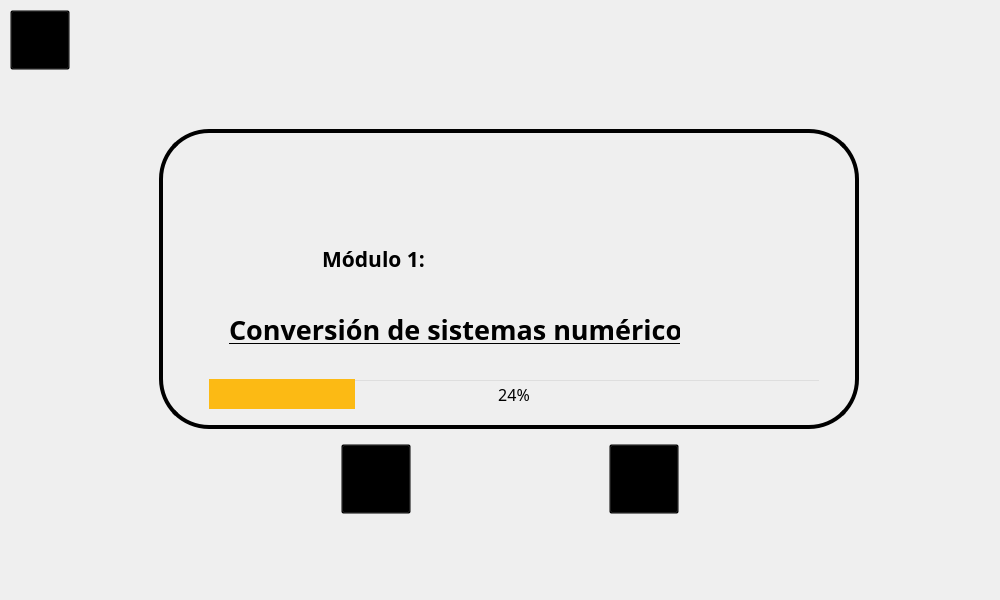
<?xml version="1.0" encoding="UTF-8"?>
<ui version="4.0">
 <class>moduleSelection</class>
 <widget class="QWidget" name="moduleSelection">
  <property name="geometry">
   <rect>
    <x>0</x>
    <y>0</y>
    <width>1000</width>
    <height>600</height>
   </rect>
  </property>
  <property name="sizePolicy">
   <sizepolicy hsizetype="Maximum" vsizetype="Maximum">
    <horstretch>0</horstretch>
    <verstretch>0</verstretch>
   </sizepolicy>
  </property>
  <property name="minimumSize">
   <size>
    <width>1000</width>
    <height>600</height>
   </size>
  </property>
  <property name="maximumSize">
   <size>
    <width>99999</width>
    <height>99999</height>
   </size>
  </property>
  <property name="windowTitle">
   <string>Form</string>
  </property>
  <property name="styleSheet">
   <string notr="true"/>
  </property>
  <widget class="QPushButton" name="modulesBToMain">
   <property name="geometry">
    <rect>
     <x>10</x>
     <y>10</y>
     <width>60</width>
     <height>60</height>
    </rect>
   </property>
   <property name="sizePolicy">
    <sizepolicy hsizetype="Fixed" vsizetype="Fixed">
     <horstretch>0</horstretch>
     <verstretch>0</verstretch>
    </sizepolicy>
   </property>
   <property name="minimumSize">
    <size>
     <width>60</width>
     <height>60</height>
    </size>
   </property>
   <property name="maximumSize">
    <size>
     <width>50</width>
     <height>50</height>
    </size>
   </property>
   <property name="font">
    <font>
     <pointsize>16</pointsize>
    </font>
   </property>
   <property name="styleSheet">
    <string notr="true">QPushButton#modulesBToMain{
image: url(:/assets/iconos/home.png);
background: transparent;
}
QPushButton#modulesBToMain:hover{
	image: url(:/assets/iconos/homeH.png);
}
QPushButton#modulesBToMain:pressed{
	image: url(:/assets/iconos/homeP.png);
}</string>
   </property>
   <property name="text">
    <string/>
   </property>
   <property name="icon">
    <iconset theme="go-home"/>
   </property>
   <property name="iconSize">
    <size>
     <width>15</width>
     <height>15</height>
    </size>
   </property>
  </widget>
  <widget class="QWidget" name="layoutWidget">
   <property name="geometry">
    <rect>
     <x>150</x>
     <y>120</y>
     <width>720</width>
     <height>396</height>
    </rect>
   </property>
   <layout class="QGridLayout" name="gridLayout_5">
    <item row="1" column="4">
     <spacer name="horizontalSpacer_5">
      <property name="orientation">
       <enum>Qt::Horizontal</enum>
      </property>
      <property name="sizeHint" stdset="0">
       <size>
        <width>40</width>
        <height>20</height>
       </size>
      </property>
     </spacer>
    </item>
    <item row="1" column="2">
     <spacer name="horizontalSpacer_3">
      <property name="orientation">
       <enum>Qt::Horizontal</enum>
      </property>
      <property name="sizeHint" stdset="0">
       <size>
        <width>40</width>
        <height>20</height>
       </size>
      </property>
     </spacer>
    </item>
    <item row="1" column="1">
     <widget class="QPushButton" name="prev">
      <property name="minimumSize">
       <size>
        <width>70</width>
        <height>70</height>
       </size>
      </property>
      <property name="maximumSize">
       <size>
        <width>70</width>
        <height>70</height>
       </size>
      </property>
      <property name="styleSheet">
       <string notr="true">QPushButton#prev{
image: url(:/assets/iconos/left.png);
background: transparent;
}
QPushButton#prev:hover{
	image: url(:/assets/iconos/leftH.png);
}
QPushButton#prev:pressed{
	image: url(:/assets/iconos/leftP.png);
}
QPushButton#prev:disabled{
	image: url(:/assets/iconos/leftD.png);
}</string>
      </property>
      <property name="text">
       <string/>
      </property>
     </widget>
    </item>
    <item row="1" column="3">
     <widget class="QPushButton" name="next">
      <property name="minimumSize">
       <size>
        <width>70</width>
        <height>70</height>
       </size>
      </property>
      <property name="maximumSize">
       <size>
        <width>70</width>
        <height>70</height>
       </size>
      </property>
      <property name="styleSheet">
       <string notr="true">QPushButton#next{
image: url(:/assets/iconos/right.png);
background: transparent;
}
QPushButton#next:hover{
	image: url(:/assets/iconos/rightH.png);
}
QPushButton#next:pressed{
	image: url(:/assets/iconos/rightP.png);
}
QPushButton#next:disabled{
	image: url(:/assets/iconos/rightD.png);
}</string>
      </property>
      <property name="text">
       <string/>
      </property>
     </widget>
    </item>
    <item row="1" column="0">
     <spacer name="horizontalSpacer_4">
      <property name="orientation">
       <enum>Qt::Horizontal</enum>
      </property>
      <property name="sizeHint" stdset="0">
       <size>
        <width>40</width>
        <height>20</height>
       </size>
      </property>
     </spacer>
    </item>
    <item row="0" column="0" colspan="5">
     <widget class="SlidingStackedWidget" name="stackedWidget">
      <property name="enabled">
       <bool>true</bool>
      </property>
      <property name="sizePolicy">
       <sizepolicy hsizetype="Fixed" vsizetype="Fixed">
        <horstretch>0</horstretch>
        <verstretch>0</verstretch>
       </sizepolicy>
      </property>
      <property name="minimumSize">
       <size>
        <width>715</width>
        <height>315</height>
       </size>
      </property>
      <property name="maximumSize">
       <size>
        <width>16777215</width>
        <height>16777215</height>
       </size>
      </property>
      <property name="styleSheet">
       <string notr="true">QProgressBar::chunk {
    background: #fcba14;
}
QProgressBar{
background-color: transparent;
color: black;
}</string>
      </property>
      <property name="currentIndex">
       <number>0</number>
      </property>
      <widget class="QWidget" name="page">
       <layout class="QGridLayout" name="gridLayout">
        <item row="0" column="0">
         <widget class="ClickableFrame" name="frameM1">
          <property name="sizePolicy">
           <sizepolicy hsizetype="Preferred" vsizetype="Preferred">
            <horstretch>0</horstretch>
            <verstretch>0</verstretch>
           </sizepolicy>
          </property>
          <property name="minimumSize">
           <size>
            <width>700</width>
            <height>300</height>
           </size>
          </property>
          <property name="styleSheet">
           <string notr="true">QFrame#frameM1{
	background-image: url(:/assets/modules/module1.png);
	border: 4px solid black; 
	border-radius: 50px;
}

#frameM1:hover {
    border: 4px solid #fdbb14;
}</string>
          </property>
          <property name="frameShape">
           <enum>QFrame::NoFrame</enum>
          </property>
          <property name="frameShadow">
           <enum>QFrame::Plain</enum>
          </property>
          <widget class="QProgressBar" name="progressM1">
           <property name="geometry">
            <rect>
             <x>50</x>
             <y>250</y>
             <width>611</width>
             <height>30</height>
            </rect>
           </property>
           <property name="font">
            <font>
             <family>Sitka</family>
             <pointsize>12</pointsize>
            </font>
           </property>
           <property name="styleSheet">
            <string notr="true"/>
           </property>
           <property name="value">
            <number>24</number>
           </property>
           <property name="alignment">
            <set>Qt::AlignCenter</set>
           </property>
          </widget>
          <widget class="QLabel" name="labelM1">
           <property name="geometry">
            <rect>
             <x>150</x>
             <y>110</y>
             <width>129</width>
             <height>41</height>
            </rect>
           </property>
           <property name="font">
            <font>
             <family>Sitka</family>
            </font>
           </property>
           <property name="styleSheet">
            <string notr="true">QLabel#label
{
color: black;
}</string>
           </property>
           <property name="text">
            <string>&lt;html&gt;&lt;head/&gt;&lt;body&gt;&lt;p align=&quot;center&quot;&gt;&lt;span style=&quot; font-size:16pt; font-weight:700; color:#000000;&quot;&gt;Módulo 1:&lt;/span&gt;&lt;/p&gt;&lt;/body&gt;&lt;/html&gt;</string>
           </property>
          </widget>
          <widget class="QLabel" name="labelSM1">
           <property name="geometry">
            <rect>
             <x>70</x>
             <y>180</y>
             <width>451</width>
             <height>41</height>
            </rect>
           </property>
           <property name="font">
            <font>
             <family>Sitka</family>
             <pointsize>10</pointsize>
            </font>
           </property>
           <property name="text">
            <string>&lt;html&gt;&lt;head/&gt;&lt;body&gt;&lt;p align=&quot;center&quot;&gt;&lt;span style=&quot; font-size:20pt; font-weight:700; text-decoration: underline; color:#000000;&quot;&gt;Conversión de sistemas numéricos&lt;/span&gt;&lt;/p&gt;&lt;/body&gt;&lt;/html&gt;</string>
           </property>
          </widget>
         </widget>
        </item>
       </layout>
      </widget>
      <widget class="QWidget" name="page_2">
       <layout class="QGridLayout" name="gridLayout_2">
        <item row="0" column="0" colspan="2">
         <widget class="ClickableFrame" name="frameM2">
          <property name="minimumSize">
           <size>
            <width>700</width>
            <height>300</height>
           </size>
          </property>
          <property name="font">
           <font>
            <pointsize>16</pointsize>
           </font>
          </property>
          <property name="styleSheet">
           <string notr="true">#frameM2{
	background-image: url(:/assets/modules/moduleG2.png);
	border: 4px solid black; 
	border-radius: 50px;
}

#frameM2:hover {
    border: 4px solid #fdbb14;
}</string>
          </property>
          <property name="frameShape">
           <enum>QFrame::StyledPanel</enum>
          </property>
          <property name="frameShadow">
           <enum>QFrame::Raised</enum>
          </property>
          <widget class="QProgressBar" name="progressM2">
           <property name="geometry">
            <rect>
             <x>50</x>
             <y>250</y>
             <width>611</width>
             <height>30</height>
            </rect>
           </property>
           <property name="font">
            <font>
             <family>Sitka</family>
             <pointsize>12</pointsize>
            </font>
           </property>
           <property name="styleSheet">
            <string notr="true"/>
           </property>
           <property name="value">
            <number>24</number>
           </property>
           <property name="alignment">
            <set>Qt::AlignCenter</set>
           </property>
           <property name="textVisible">
            <bool>true</bool>
           </property>
           <property name="orientation">
            <enum>Qt::Horizontal</enum>
           </property>
           <property name="invertedAppearance">
            <bool>false</bool>
           </property>
           <property name="textDirection">
            <enum>QProgressBar::BottomToTop</enum>
           </property>
          </widget>
          <widget class="QLabel" name="labelM2">
           <property name="geometry">
            <rect>
             <x>90</x>
             <y>60</y>
             <width>129</width>
             <height>31</height>
            </rect>
           </property>
           <property name="font">
            <font>
             <family>Sitka</family>
            </font>
           </property>
           <property name="styleSheet">
            <string notr="true">QLabel#label
{
color: black;
}</string>
           </property>
           <property name="text">
            <string>&lt;html&gt;&lt;head/&gt;&lt;body&gt;&lt;p align=&quot;center&quot;&gt;&lt;span style=&quot; font-size:16pt; color:#000000;&quot;&gt;Módulo 2:&lt;/span&gt;&lt;/p&gt;&lt;/body&gt;&lt;/html&gt;</string>
           </property>
          </widget>
          <widget class="QLabel" name="labelSM2">
           <property name="geometry">
            <rect>
             <x>60</x>
             <y>150</y>
             <width>181</width>
             <height>91</height>
            </rect>
           </property>
           <property name="font">
            <font>
             <family>Sitka</family>
             <pointsize>10</pointsize>
            </font>
           </property>
           <property name="text">
            <string>&lt;html&gt;&lt;head/&gt;&lt;body&gt;&lt;p align=&quot;center&quot;&gt;&lt;span style=&quot; font-size:20pt; font-weight:700; text-decoration: underline; color:#ffffff;&quot;&gt;Teoría de&lt;br/&gt;conjuntos&lt;/span&gt;&lt;/p&gt;&lt;/body&gt;&lt;/html&gt;</string>
           </property>
          </widget>
         </widget>
        </item>
       </layout>
      </widget>
      <widget class="QWidget" name="page_3">
       <layout class="QGridLayout" name="gridLayout_3">
        <item row="0" column="0" colspan="2">
         <widget class="ClickableFrame" name="frameM3">
          <property name="minimumSize">
           <size>
            <width>700</width>
            <height>300</height>
           </size>
          </property>
          <property name="styleSheet">
           <string notr="true">#frameM3{
	background-image: url(:/assets/modules/moduleG3.png);
	border: 4px solid black; 
	border-radius: 50px;
}

#frameM3:hover {
    border: 4px solid #fdbb14;
}</string>
          </property>
          <property name="frameShape">
           <enum>QFrame::StyledPanel</enum>
          </property>
          <property name="frameShadow">
           <enum>QFrame::Raised</enum>
          </property>
          <widget class="QLabel" name="labelM3">
           <property name="geometry">
            <rect>
             <x>40</x>
             <y>20</y>
             <width>129</width>
             <height>47</height>
            </rect>
           </property>
           <property name="font">
            <font>
             <family>Sitka</family>
            </font>
           </property>
           <property name="styleSheet">
            <string notr="true">QLabel#label
{
color: black;
}</string>
           </property>
           <property name="text">
            <string>&lt;html&gt;&lt;head/&gt;&lt;body&gt;&lt;p align=&quot;center&quot;&gt;&lt;span style=&quot; font-size:16pt; font-weight:700; color:#000000;&quot;&gt;Módulo 3:&lt;/span&gt;&lt;/p&gt;&lt;/body&gt;&lt;/html&gt;</string>
           </property>
          </widget>
          <widget class="QProgressBar" name="progressM3">
           <property name="geometry">
            <rect>
             <x>50</x>
             <y>250</y>
             <width>611</width>
             <height>30</height>
            </rect>
           </property>
           <property name="font">
            <font>
             <family>Sitka</family>
             <pointsize>12</pointsize>
             <underline>false</underline>
            </font>
           </property>
           <property name="styleSheet">
            <string notr="true"/>
           </property>
           <property name="value">
            <number>24</number>
           </property>
           <property name="alignment">
            <set>Qt::AlignCenter</set>
           </property>
          </widget>
          <widget class="QLabel" name="labelSM3">
           <property name="geometry">
            <rect>
             <x>120</x>
             <y>130</y>
             <width>301</width>
             <height>50</height>
            </rect>
           </property>
           <property name="font">
            <font>
             <family>Sitka</family>
             <pointsize>12</pointsize>
            </font>
           </property>
           <property name="text">
            <string>&lt;html&gt;&lt;head/&gt;&lt;body&gt;&lt;p&gt;&lt;span style=&quot; font-size:20pt; font-weight:700; text-decoration: underline; color:#000000;&quot;&gt;Límite y Continuidad&lt;/span&gt;&lt;/p&gt;&lt;/body&gt;&lt;/html&gt;</string>
           </property>
          </widget>
         </widget>
        </item>
       </layout>
      </widget>
      <widget class="QWidget" name="page_4">
       <layout class="QGridLayout" name="gridLayout_4">
        <item row="0" column="0" colspan="2">
         <widget class="ClickableFrame" name="frameM4">
          <property name="minimumSize">
           <size>
            <width>700</width>
            <height>300</height>
           </size>
          </property>
          <property name="styleSheet">
           <string notr="true">#frameM4
 { 
	background-image: url(:/assets/modules/moduleG4.png);
	border: 4px solid black; 
	border-radius: 50px;
	background-color: white;
}

#frameM4:hover {
    border: 4px solid #fdbb14;
}
</string>
          </property>
          <property name="frameShape">
           <enum>QFrame::StyledPanel</enum>
          </property>
          <property name="frameShadow">
           <enum>QFrame::Raised</enum>
          </property>
          <widget class="QLabel" name="labelSM4">
           <property name="geometry">
            <rect>
             <x>150</x>
             <y>150</y>
             <width>141</width>
             <height>50</height>
            </rect>
           </property>
           <property name="font">
            <font>
             <family>Sitka</family>
             <pointsize>10</pointsize>
            </font>
           </property>
           <property name="text">
            <string>&lt;html&gt;&lt;head/&gt;&lt;body&gt;&lt;p align=&quot;center&quot;&gt;&lt;span style=&quot; font-size:20pt; font-weight:700; text-decoration: underline; color:#000000;&quot;&gt;Derivadas&lt;/span&gt;&lt;/p&gt;&lt;/body&gt;&lt;/html&gt;</string>
           </property>
          </widget>
          <widget class="QLabel" name="labelM4">
           <property name="geometry">
            <rect>
             <x>40</x>
             <y>80</y>
             <width>129</width>
             <height>47</height>
            </rect>
           </property>
           <property name="font">
            <font>
             <family>Sitka</family>
            </font>
           </property>
           <property name="styleSheet">
            <string notr="true">QLabel#label
{
color: black;
}</string>
           </property>
           <property name="text">
            <string>&lt;html&gt;&lt;head/&gt;&lt;body&gt;&lt;p align=&quot;center&quot;&gt;&lt;span style=&quot; font-size:16pt; font-weight:700; color:#000000;&quot;&gt;Módulo 4:&lt;/span&gt;&lt;/p&gt;&lt;/body&gt;&lt;/html&gt;</string>
           </property>
          </widget>
          <widget class="QProgressBar" name="progressM4">
           <property name="geometry">
            <rect>
             <x>50</x>
             <y>250</y>
             <width>611</width>
             <height>30</height>
            </rect>
           </property>
           <property name="font">
            <font>
             <family>Sitka</family>
             <pointsize>12</pointsize>
            </font>
           </property>
           <property name="styleSheet">
            <string notr="true"/>
           </property>
           <property name="value">
            <number>24</number>
           </property>
           <property name="alignment">
            <set>Qt::AlignCenter</set>
           </property>
          </widget>
         </widget>
        </item>
       </layout>
      </widget>
     </widget>
    </item>
   </layout>
  </widget>
 </widget>
 <customwidgets>
  <customwidget>
   <class>ClickableFrame</class>
   <extends>QFrame</extends>
   <header>extendedWidgets/clickableframe.h</header>
   <container>1</container>
  </customwidget>
  <customwidget>
   <class>SlidingStackedWidget</class>
   <extends>QStackedWidget</extends>
   <header>extendedWidgets/slidingstackedwidget.h</header>
   <container>1</container>
  </customwidget>
 </customwidgets>
 <resources/>
 <connections/>
</ui>
